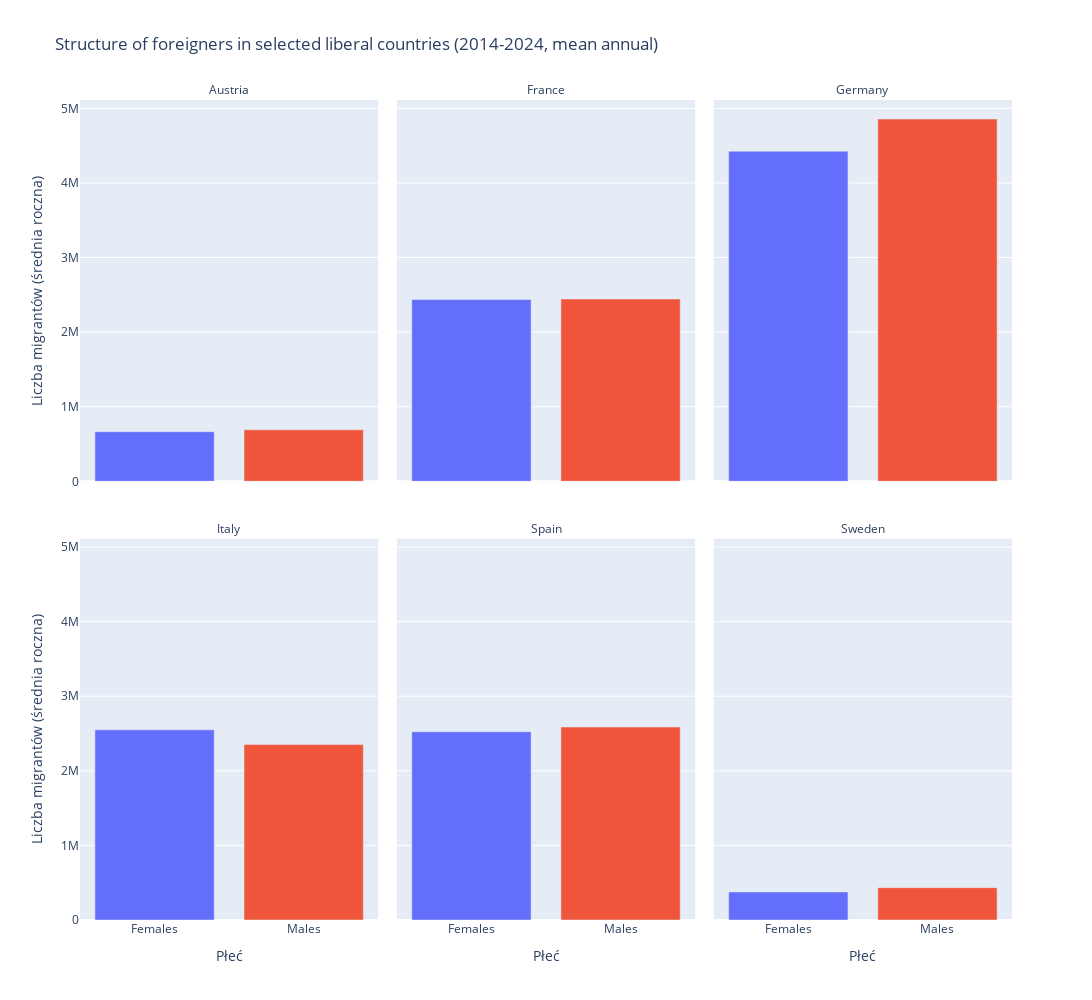
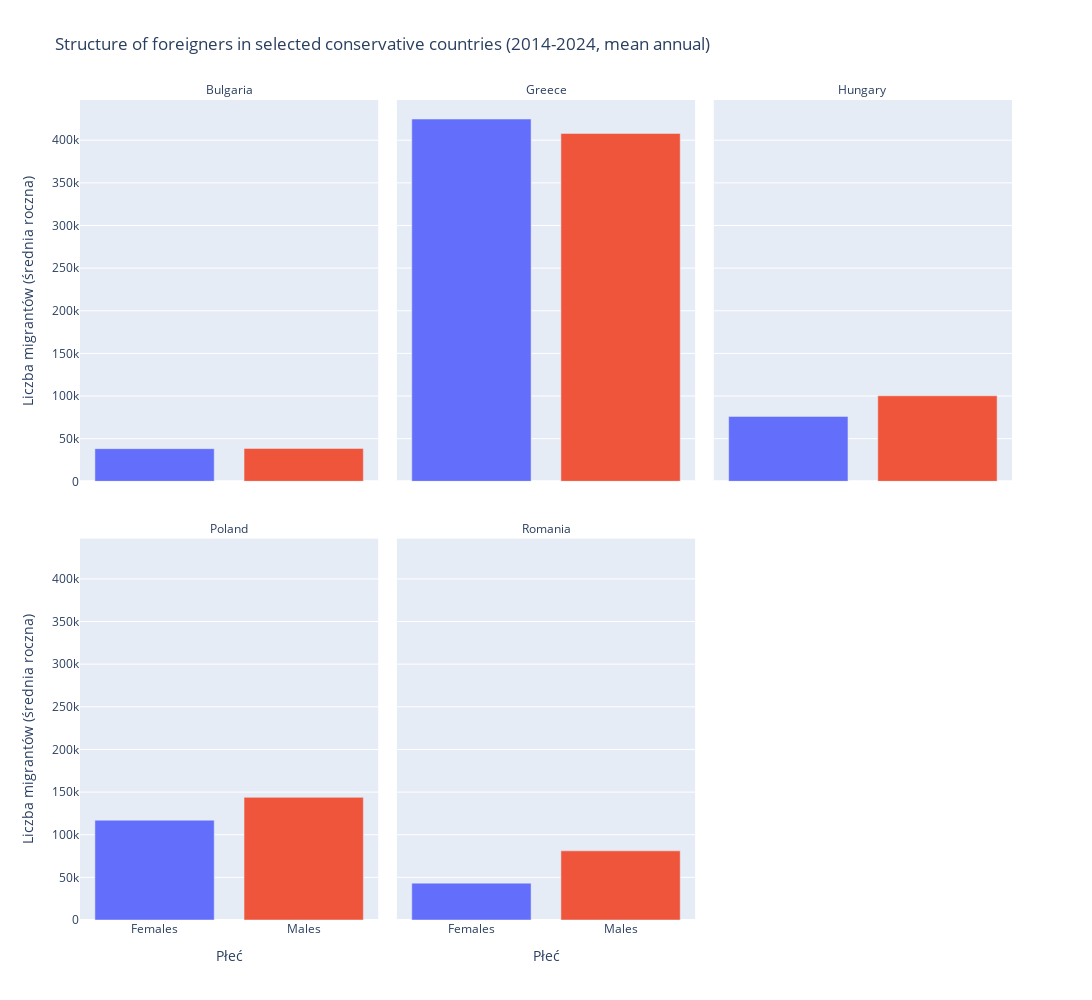

The notebook cell these images were saved under, in order:
### Code cell
only_foreigners_liberal_f = only_foreigners[
    (only_foreigners['geo'].isin(liberal)) &  
    (only_foreigners['Sex'].isin(['Males', 'Females'])) &
    (only_foreigners['Age class'] == 'Total')
]

only_foreigners_conservs_f = only_foreigners[
    (only_foreigners['geo'].isin(conservs)) &  
    (only_foreigners['Sex'].isin(['Males', 'Females'])) &
    (only_foreigners['Age class'] == 'Total')
]

plot_sex_distribution(only_foreigners_liberal_f, title='Structure of foreigners in selected liberal countries (2014-2024, mean annual)')
plot_sex_distribution(only_foreigners_conservs_f, title='Structure of foreigners in selected conservative countries (2014-2024, mean annual)')

### Figure 1 — Plotly figure (JSON) as saved in the notebook; plotly's stock layout.template omitted (floating-point values rounded to 4 significant figures)
{"data": [{"hovertemplate": "Płeć=%{x}<br>geo=Austria<br>Liczba migrantów (średnia roczna)=%{y}<extra></extra>", "legendgroup": "Females", "marker": {"color": "#636efa", "pattern": {"shape": ""}}, "name": "Females", "orientation": "v", "showlegend": true, "textposition": "auto", "type": "bar", "x": ["Females"], "xaxis": "x4", "y": [664800.0], "yaxis": "y4"}, {"hovertemplate": "Płeć=%{x}<br>geo=France<br>Liczba migrantów (średnia roczna)=%{y}<extra></extra>", "legendgroup": "Females", "marker": {"color": "#636efa", "pattern": {"shape": ""}}, "name": "Females", "orientation": "v", "showlegend": false, "textposition": "auto", "type": "bar", "x": ["Females"], "xaxis": "x5", "y": [2436000.0], "yaxis": "y5"}, {"hovertemplate": "Płeć=%{x}<br>geo=Germany<br>Liczba migrantów (średnia roczna)=%{y}<extra></extra>", "legendgroup": "Females", "marker": {"color": "#636efa", "pattern": {"shape": ""}}, "name": "Females", "orientation": "v", "showlegend": false, "textposition": "auto", "type": "bar", "x": ["Females"], "xaxis": "x6", "y": [4425000.0], "yaxis": "y6"}, {"hovertemplate": "Płeć=%{x}<br>geo=Italy<br>Liczba migrantów (średnia roczna)=%{y}<extra></extra>", "legendgroup": "Females", "marker": {"color": "#636efa", "pattern": {"shape": ""}}, "name": "Females", "orientation": "v", "showlegend": false, "textposition": "auto", "type": "bar", "x": ["Females"], "xaxis": "x", "y": [2550000.0], "yaxis": "y"}, {"hovertemplate": "Płeć=%{x}<br>geo=Spain<br>Liczba migrantów (średnia roczna)=%{y}<extra></extra>", "legendgroup": "Females", "marker": {"color": "#636efa", "pattern": {"shape": ""}}, "name": "Females", "orientation": "v", "showlegend": false, "textposition": "auto", "type": "bar", "x": ["Females"], "xaxis": "x2", "y": [2524000.0], "yaxis": "y2"}, {"hovertemplate": "Płeć=%{x}<br>geo=Sweden<br>Liczba migrantów (średnia roczna)=%{y}<extra></extra>", "legendgroup": "Females", "marker": {"color": "#636efa", "pattern": {"shape": ""}}, "name": "Females", "orientation": "v", "showlegend": false, "textposition": "auto", "type": "bar", "x": ["Females"], "xaxis": "x3", "y": [375600.0], "yaxis": "y3"}, {"hovertemplate": "Płeć=%{x}<br>geo=Austria<br>Liczba migrantów (średnia roczna)=%{y}<extra></extra>", "legendgroup": "Males", "marker": {"color": "#EF553B", "pattern": {"shape": ""}}, "name": "Males", "orientation": "v", "showlegend": true, "textposition": "auto", "type": "bar", "x": ["Males"], "xaxis": "x4", "y": [690200.0], "yaxis": "y4"}, {"hovertemplate": "Płeć=%{x}<br>geo=France<br>Liczba migrantów (średnia roczna)=%{y}<extra></extra>", "legendgroup": "Males", "marker": {"color": "#EF553B", "pattern": {"shape": ""}}, "name": "Males", "orientation": "v", "showlegend": false, "textposition": "auto", "type": "bar", "x": ["Males"], "xaxis": "x5", "y": [2443000.0], "yaxis": "y5"}, {"hovertemplate": "Płeć=%{x}<br>geo=Germany<br>Liczba migrantów (średnia roczna)=%{y}<extra></extra>", "legendgroup": "Males", "marker": {"color": "#EF553B", "pattern": {"shape": ""}}, "name": "Males", "orientation": "v", "showlegend": false, "textposition": "auto", "type": "bar", "x": ["Males"], "xaxis": "x6", "y": [4856000.0], "yaxis": "y6"}, {"hovertemplate": "Płeć=%{x}<br>geo=Italy<br>Liczba migrantów (średnia roczna)=%{y}<extra></extra>", "legendgroup": "Males", "marker": {"color": "#EF553B", "pattern": {"shape": ""}}, "name": "Males", "orientation": "v", "showlegend": false, "textposition": "auto", "type": "bar", "x": ["Males"], "xaxis": "x", "y": [2352000.0], "yaxis": "y"}, {"hovertemplate": "Płeć=%{x}<br>geo=Spain<br>Liczba migrantów (średnia roczna)=%{y}<extra></extra>", "legendgroup": "Males", "marker": {"color": "#EF553B", "pattern": {"shape": ""}}, "name": "Males", "orientation": "v", "showlegend": false, "textposition": "auto", "type": "bar", "x": ["Males"], "xaxis": "x2", "y": [2587000.0], "yaxis": "y2"}, {"hovertemplate": "Płeć=%{x}<br>geo=Sweden<br>Liczba migrantów (średnia roczna)=%{y}<extra></extra>", "legendgroup": "Males", "marker": {"color": "#EF553B", "pattern": {"shape": ""}}, "name": "Males", "orientation": "v", "showlegend": false, "textposition": "auto", "type": "bar", "x": ["Males"], "xaxis": "x3", "y": [433700.0], "yaxis": "y3"}], "layout": {"annotations": [{"font": {}, "showarrow": false, "text": "Italy", "x": 0.16, "xanchor": "center", "xref": "paper", "y": 0.465, "yanchor": "bottom", "yref": "paper"}, {"font": {}, "showarrow": false, "text": "Spain", "x": 0.5, "xanchor": "center", "xref": "paper", "y": 0.465, "yanchor": "bottom", "yref": "paper"}, {"font": {}, "showarrow": false, "text": "Sweden", "x": 0.84, "xanchor": "center", "xref": "paper", "y": 0.465, "yanchor": "bottom", "yref": "paper"}, {"font": {}, "showarrow": false, "text": "Austria", "x": 0.16, "xanchor": "center", "xref": "paper", "y": 1.0, "yanchor": "bottom", "yref": "paper"}, {"font": {}, "showarrow": false, "text": "France", "x": 0.5, "xanchor": "center", "xref": "paper", "y": 1.0, "yanchor": "bottom", "yref": "paper"}, {"font": {}, "showarrow": false, "text": "Germany", "x": 0.84, "xanchor": "center", "xref": "paper", "y": 1.0, "yanchor": "bottom", "yref": "paper"}], "barmode": "relative", "height": 1000, "legend": {"title": {"text": "Płeć"}, "tracegroupgap": 0}, "showlegend": false, "title": {"text": "Structure of foreigners in selected liberal countries (2014-2024, mean annual)"}, "width": 1200, "xaxis": {"anchor": "y", "categoryarray": ["Females", "Males"], "categoryorder": "array", "domain": [0, 0.32], "title": {"text": "Płeć"}}, "xaxis2": {"anchor": "y2", "categoryarray": ["Females", "Males"], "categoryorder": "array", "domain": [0.34, 0.66], "matches": "x", "title": {"text": "Płeć"}}, "xaxis3": {"anchor": "y3", "categoryarray": ["Females", "Males"], "categoryorder": "array", "domain": [0.68, 1.0], "matches": "x", "title": {"text": "Płeć"}}, "xaxis4": {"anchor": "y4", "domain": [0, 0.32], "matches": "x", "showticklabels": false}, "xaxis5": {"anchor": "y5", "domain": [0.34, 0.66], "matches": "x", "showticklabels": false}, "xaxis6": {"anchor": "y6", "domain": [0.68, 1.0], "matches": "x", "showticklabels": false}, "yaxis": {"anchor": "x", "domain": [0, 0.465], "title": {"text": "Liczba migrantów (średnia roczna)"}}, "yaxis2": {"anchor": "x2", "domain": [0, 0.465], "matches": "y", "showticklabels": false}, "yaxis3": {"anchor": "x3", "domain": [0, 0.465], "matches": "y", "showticklabels": false}, "yaxis4": {"anchor": "x4", "domain": [0.535, 1.0], "matches": "y", "title": {"text": "Liczba migrantów (średnia roczna)"}}, "yaxis5": {"anchor": "x5", "domain": [0.535, 1.0], "matches": "y", "showticklabels": false}, "yaxis6": {"anchor": "x6", "domain": [0.535, 1.0], "matches": "y", "showticklabels": false}}}

### Figure 2 — Plotly figure (JSON) as saved in the notebook; plotly's stock layout.template omitted (floating-point values rounded to 4 significant figures)
{"data": [{"hovertemplate": "Płeć=%{x}<br>geo=Bulgaria<br>Liczba migrantów (średnia roczna)=%{y}<extra></extra>", "legendgroup": "Females", "marker": {"color": "#636efa", "pattern": {"shape": ""}}, "name": "Females", "orientation": "v", "showlegend": true, "textposition": "auto", "type": "bar", "x": ["Females"], "xaxis": "x4", "y": [38280.0], "yaxis": "y4"}, {"hovertemplate": "Płeć=%{x}<br>geo=Greece<br>Liczba migrantów (średnia roczna)=%{y}<extra></extra>", "legendgroup": "Females", "marker": {"color": "#636efa", "pattern": {"shape": ""}}, "name": "Females", "orientation": "v", "showlegend": false, "textposition": "auto", "type": "bar", "x": ["Females"], "xaxis": "x5", "y": [424800.0], "yaxis": "y5"}, {"hovertemplate": "Płeć=%{x}<br>geo=Hungary<br>Liczba migrantów (średnia roczna)=%{y}<extra></extra>", "legendgroup": "Females", "marker": {"color": "#636efa", "pattern": {"shape": ""}}, "name": "Females", "orientation": "v", "showlegend": false, "textposition": "auto", "type": "bar", "x": ["Females"], "xaxis": "x6", "y": [76100.0], "yaxis": "y6"}, {"hovertemplate": "Płeć=%{x}<br>geo=Poland<br>Liczba migrantów (średnia roczna)=%{y}<extra></extra>", "legendgroup": "Females", "marker": {"color": "#636efa", "pattern": {"shape": ""}}, "name": "Females", "orientation": "v", "showlegend": false, "textposition": "auto", "type": "bar", "x": ["Females"], "xaxis": "x", "y": [117000.0], "yaxis": "y"}, {"hovertemplate": "Płeć=%{x}<br>geo=Romania<br>Liczba migrantów (średnia roczna)=%{y}<extra></extra>", "legendgroup": "Females", "marker": {"color": "#636efa", "pattern": {"shape": ""}}, "name": "Females", "orientation": "v", "showlegend": false, "textposition": "auto", "type": "bar", "x": ["Females"], "xaxis": "x2", "y": [43230.0], "yaxis": "y2"}, {"hovertemplate": "Płeć=%{x}<br>geo=Bulgaria<br>Liczba migrantów (średnia roczna)=%{y}<extra></extra>", "legendgroup": "Males", "marker": {"color": "#EF553B", "pattern": {"shape": ""}}, "name": "Males", "orientation": "v", "showlegend": true, "textposition": "auto", "type": "bar", "x": ["Males"], "xaxis": "x4", "y": [38540.0], "yaxis": "y4"}, {"hovertemplate": "Płeć=%{x}<br>geo=Greece<br>Liczba migrantów (średnia roczna)=%{y}<extra></extra>", "legendgroup": "Males", "marker": {"color": "#EF553B", "pattern": {"shape": ""}}, "name": "Males", "orientation": "v", "showlegend": false, "textposition": "auto", "type": "bar", "x": ["Males"], "xaxis": "x5", "y": [407900.0], "yaxis": "y5"}, {"hovertemplate": "Płeć=%{x}<br>geo=Hungary<br>Liczba migrantów (średnia roczna)=%{y}<extra></extra>", "legendgroup": "Males", "marker": {"color": "#EF553B", "pattern": {"shape": ""}}, "name": "Males", "orientation": "v", "showlegend": false, "textposition": "auto", "type": "bar", "x": ["Males"], "xaxis": "x6", "y": [100300.0], "yaxis": "y6"}, {"hovertemplate": "Płeć=%{x}<br>geo=Poland<br>Liczba migrantów (średnia roczna)=%{y}<extra></extra>", "legendgroup": "Males", "marker": {"color": "#EF553B", "pattern": {"shape": ""}}, "name": "Males", "orientation": "v", "showlegend": false, "textposition": "auto", "type": "bar", "x": ["Males"], "xaxis": "x", "y": [143800.0], "yaxis": "y"}, {"hovertemplate": "Płeć=%{x}<br>geo=Romania<br>Liczba migrantów (średnia roczna)=%{y}<extra></extra>", "legendgroup": "Males", "marker": {"color": "#EF553B", "pattern": {"shape": ""}}, "name": "Males", "orientation": "v", "showlegend": false, "textposition": "auto", "type": "bar", "x": ["Males"], "xaxis": "x2", "y": [81080.0], "yaxis": "y2"}], "layout": {"annotations": [{"font": {}, "showarrow": false, "text": "Poland", "x": 0.16, "xanchor": "center", "xref": "paper", "y": 0.465, "yanchor": "bottom", "yref": "paper"}, {"font": {}, "showarrow": false, "text": "Romania", "x": 0.5, "xanchor": "center", "xref": "paper", "y": 0.465, "yanchor": "bottom", "yref": "paper"}, {"font": {}, "showarrow": false, "text": "Bulgaria", "x": 0.16, "xanchor": "center", "xref": "paper", "y": 1.0, "yanchor": "bottom", "yref": "paper"}, {"font": {}, "showarrow": false, "text": "Greece", "x": 0.5, "xanchor": "center", "xref": "paper", "y": 1.0, "yanchor": "bottom", "yref": "paper"}, {"font": {}, "showarrow": false, "text": "Hungary", "x": 0.84, "xanchor": "center", "xref": "paper", "y": 1.0, "yanchor": "bottom", "yref": "paper"}], "barmode": "relative", "height": 1000, "legend": {"title": {"text": "Płeć"}, "tracegroupgap": 0}, "showlegend": false, "title": {"text": "Structure of foreigners in selected conservative countries (2014-2024, mean annual)"}, "width": 1200, "xaxis": {"anchor": "y", "categoryarray": ["Females", "Males"], "categoryorder": "array", "domain": [0, 0.32], "title": {"text": "Płeć"}}, "xaxis2": {"anchor": "y2", "categoryarray": ["Females", "Males"], "categoryorder": "array", "domain": [0.34, 0.66], "matches": "x", "title": {"text": "Płeć"}}, "xaxis3": {"anchor": "y3", "categoryarray": ["Females", "Males"], "categoryorder": "array", "domain": [0.68, 1.0], "matches": "x", "title": {"text": "Płeć"}}, "xaxis4": {"anchor": "y4", "domain": [0, 0.32], "matches": "x", "showticklabels": false}, "xaxis5": {"anchor": "y5", "domain": [0.34, 0.66], "matches": "x", "showticklabels": false}, "xaxis6": {"anchor": "y6", "domain": [0.68, 1.0], "matches": "x", "showticklabels": false}, "yaxis": {"anchor": "x", "domain": [0, 0.465], "title": {"text": "Liczba migrantów (średnia roczna)"}}, "yaxis2": {"anchor": "x2", "domain": [0, 0.465], "matches": "y", "showticklabels": false}, "yaxis3": {"anchor": "x3", "domain": [0, 0.465], "matches": "y", "showticklabels": false}, "yaxis4": {"anchor": "x4", "domain": [0.535, 1.0], "matches": "y", "title": {"text": "Liczba migrantów (średnia roczna)"}}, "yaxis5": {"anchor": "x5", "domain": [0.535, 1.0], "matches": "y", "showticklabels": false}, "yaxis6": {"anchor": "x6", "domain": [0.535, 1.0], "matches": "y", "showticklabels": false}}}
